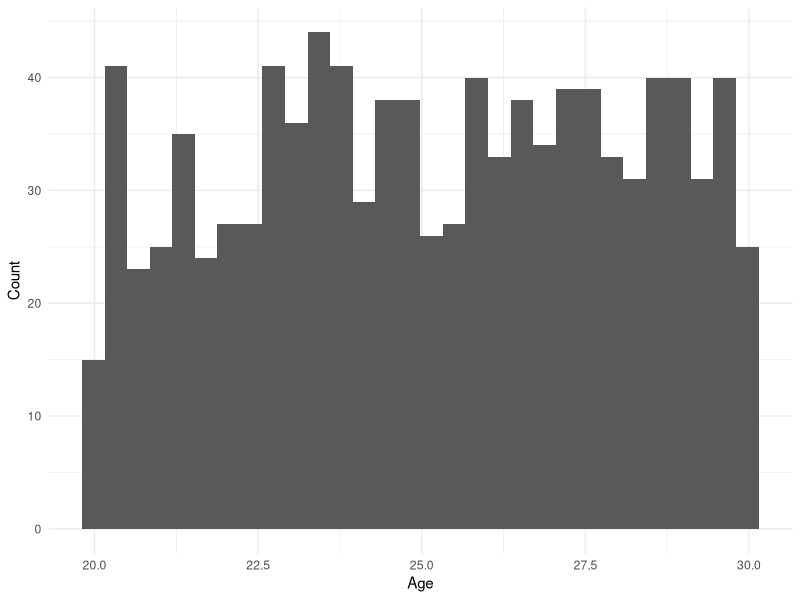
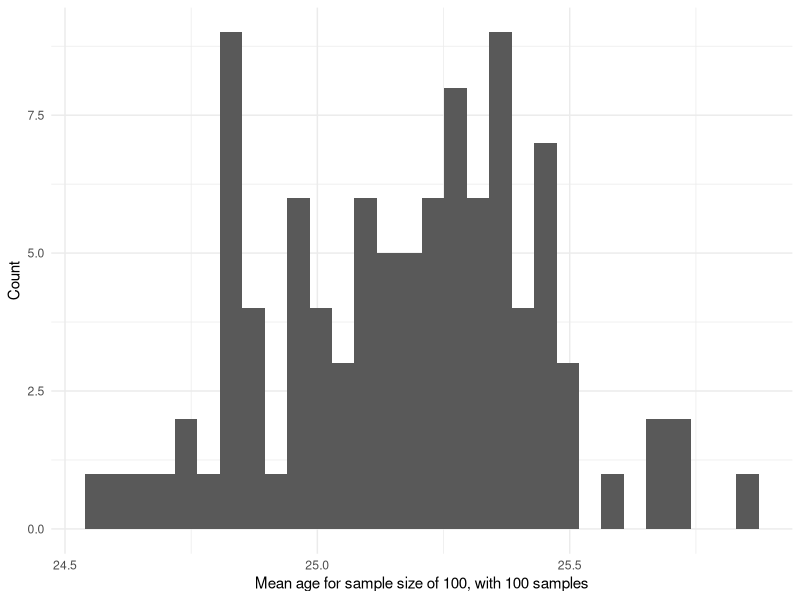
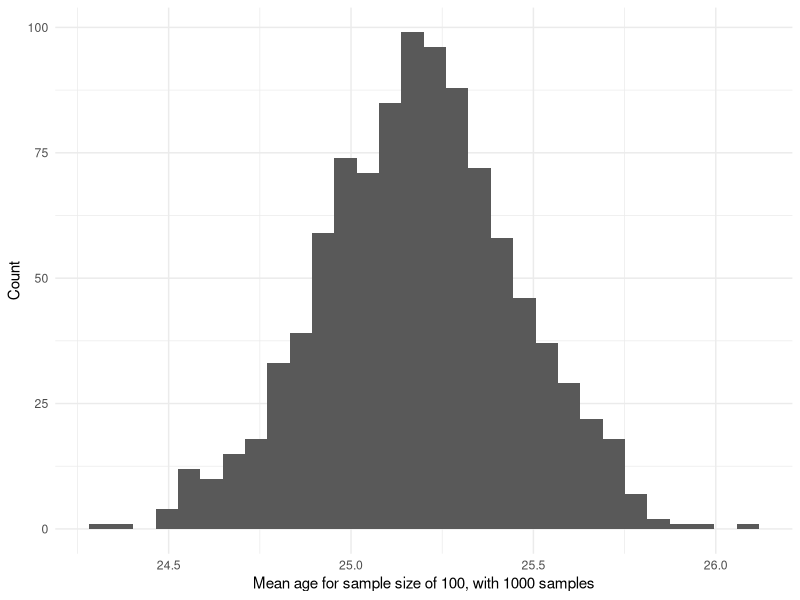
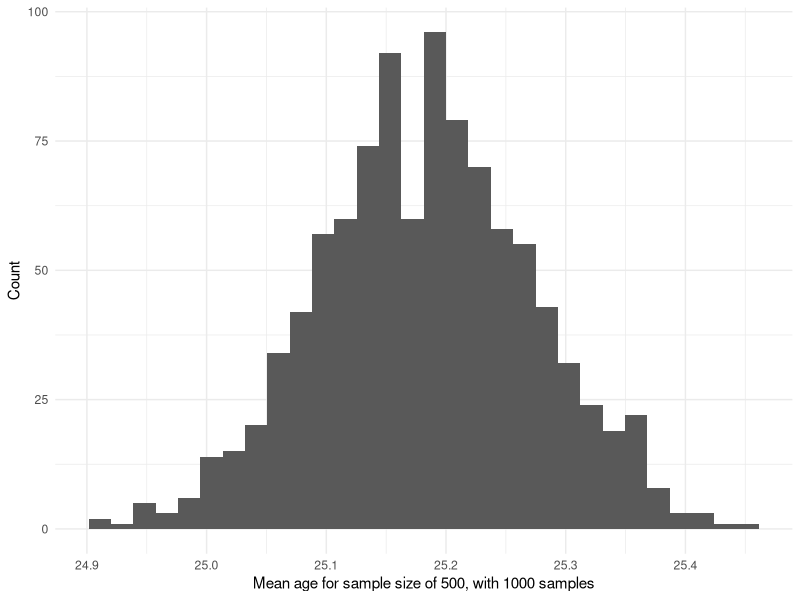

Write the R code that produced these figures, in order.
# Data Sciences Institute Summer Course
# Module 5: Sampling
# Section 5.1: Probability
# Central Limit Theorem Demo
# Authored by Annie Collins

###########################

library(tidyverse)

# Suppose we have a population of 1000 people with uniformly distributed ages between 20 and 30 years old
set.seed(100)
ages <- runif(1000, min = 20, max = 30)
ages
ggplot() + geom_histogram(aes(x = ages)) + xlab("Age") + ylab("Count") + theme_minimal()

# We can calculate the mean age of the population, approximately 25 years old
mean(ages)

# Suppose we sample one individual from the population. Let random variable X represent the age of the person selected.
# Notice how this result varies between samples
sample(ages, 1)

# Now suppose we sample 100 unique individuals from the population without replacement
# Each individual's age can be represented as a random variable X_1 through X_100
# We can calculate the mean of this sample to estimate the mean age of the population
# Notice how this result varies for different samples, but is generally fairly close to 25
sample(ages, 100) %>% mean()

# Now let's graph the mean age of 100 different samples of 100 individuals from out population.
i <- 0
mean_ages_100 <- rep(NA, 100)
while (i < 100) {
  sample <- sample(ages, 100)
  mean_ages_100[i] <- mean(sample)
  i <- i + 1
}

# And now let's plot the distribution of mean ages
# Notice the shape and the differnces between this histogram and the original age distribution
plot_mean_age_100 <- ggplot() + geom_histogram(aes(x = mean_ages_100)) + xlab("Mean age for sample size of 100, with 100 samples") + ylab("Count") + theme_minimal()
plot_mean_age_100

# Repeat: 1000 samples of size 100
i <- 0
mean_ages_1000 <- rep(NA, 1000)
while (i < 1000) {
  sample <- sample(ages, 100)
  mean_ages_1000[i] <- mean(sample)
  i <- i + 1
}
plot_mean_age_1000 <- ggplot() + geom_histogram(aes(x = mean_ages_1000)) + xlab("Mean age for sample size of 100, with 1000 samples") + ylab("Count") + theme_minimal()
plot_mean_age_1000

# Repeat: 1000 samples of size 500
i <- 0
mean_ages_500 <- rep(NA, 1000)
while (i < 1000) {
  sample <- sample(ages, 500)
  mean_ages_500[i] <- mean(sample)
  i <- i + 1
}
plot_mean_age_500 <- ggplot() + geom_histogram(aes(x = mean_ages_500)) + xlab("Mean age for sample size of 500, with 1000 samples") + ylab("Count") + theme_minimal()
plot_mean_age_500